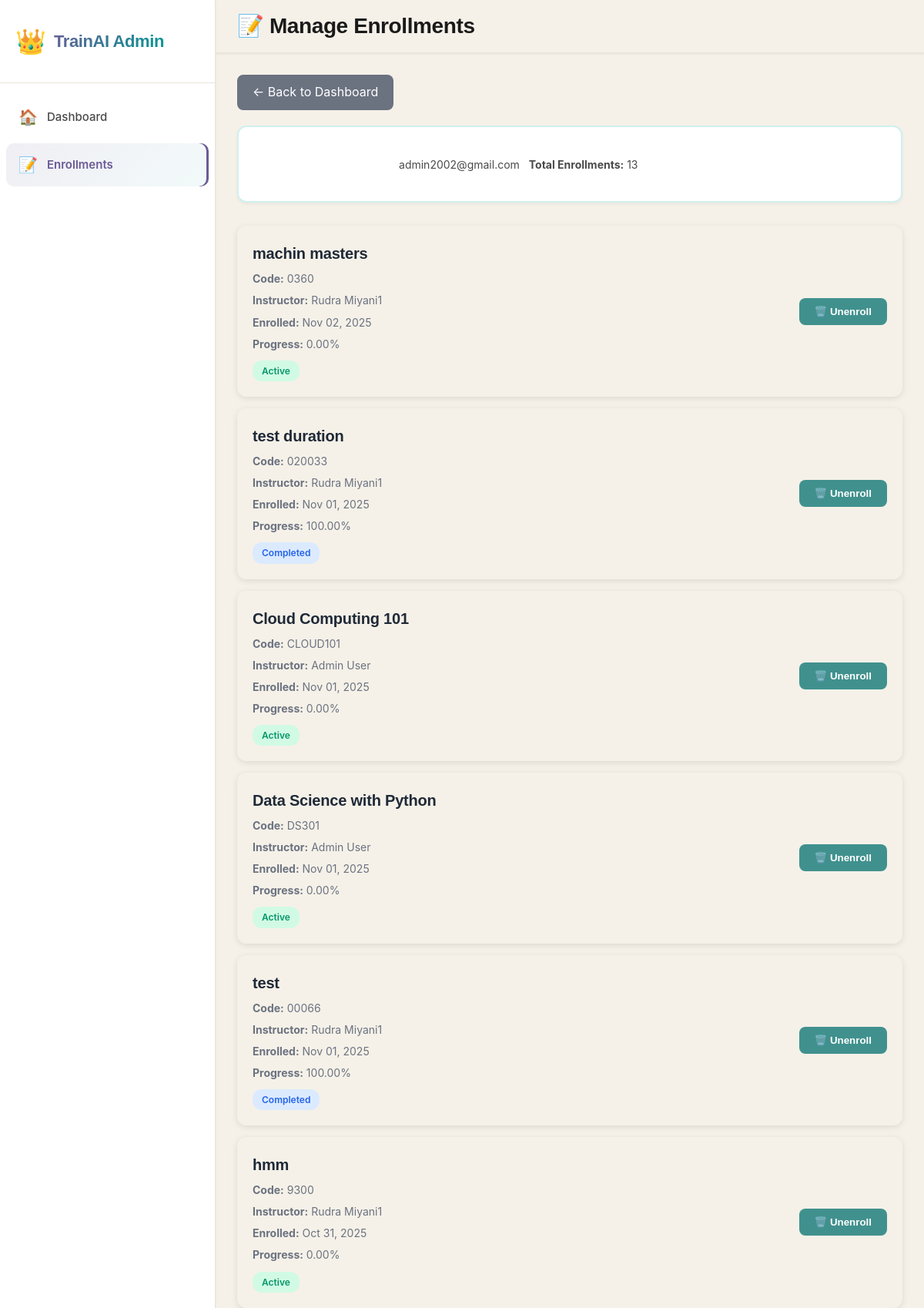
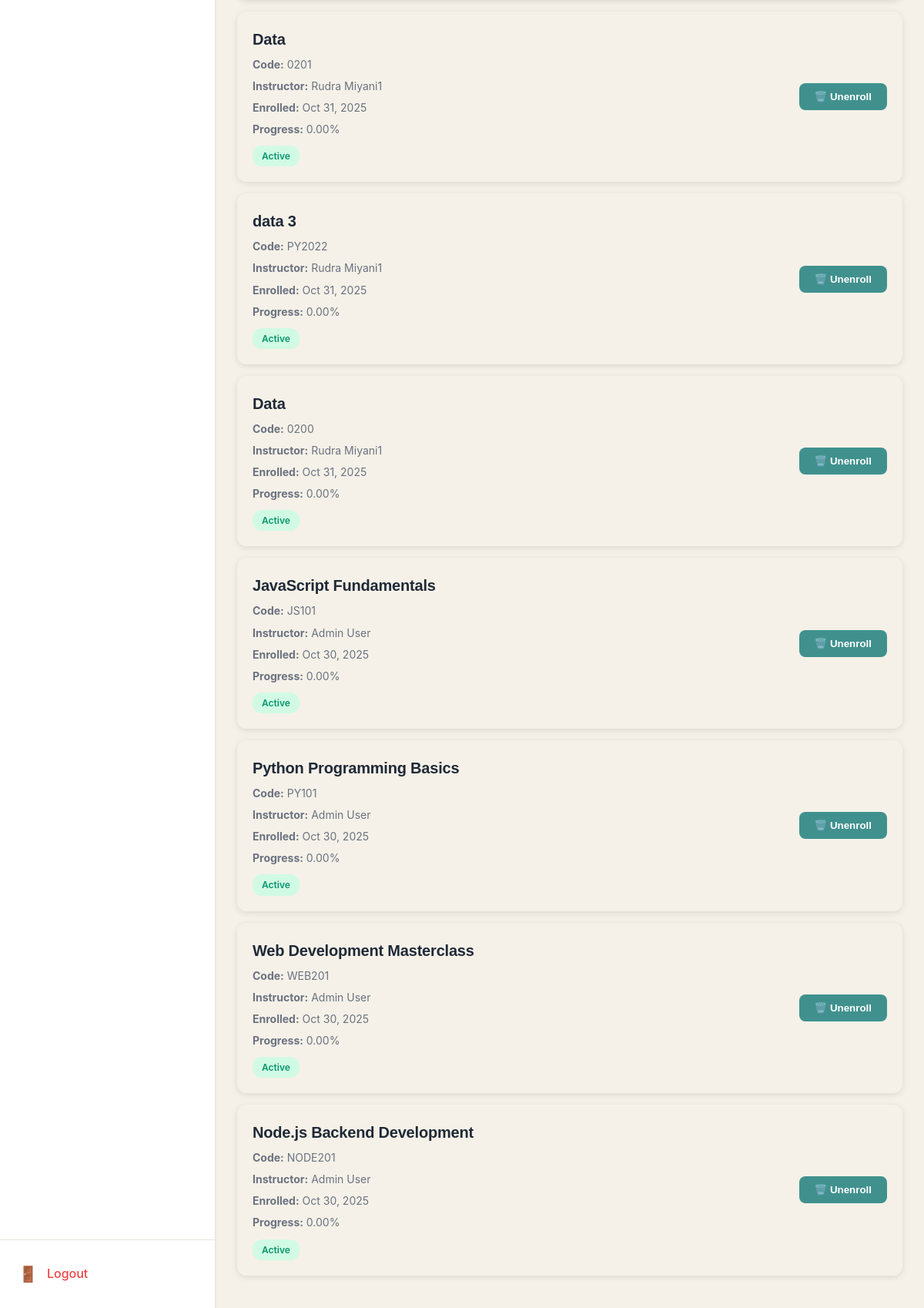
/dashboard/admin/user-enrollments.php?user_id=2 (signed in), run on the app's committed database (2 pictures, top to bottom).
### tables this page shows
CREATE TABLE `users` (
  `user_id` int(11) NOT NULL,
  `first_name` varchar(50) NOT NULL,
  `last_name` varchar(50) NOT NULL,
  `email` varchar(100) NOT NULL,
  `password` varchar(255) DEFAULT NULL,
  `oauth_provider` varchar(20) DEFAULT NULL,
  `oauth_id` varchar(255) DEFAULT NULL,
  `role` enum('trainee','trainer','admin') NOT NULL DEFAULT 'trainee',
  `created_at` timestamp NOT NULL DEFAULT current_timestamp(),
  `last_login` timestamp NULL DEFAULT NULL,
  `status` enum('active','inactive') DEFAULT 'active'
);

CREATE TABLE `course_enrollments` (
  `enrollment_id` int(11) NOT NULL,
  `user_id` int(11) NOT NULL,
  `course_id` int(11) NOT NULL,
  `progress_percentage` decimal(5,2) DEFAULT 0.00,
  `last_accessed` timestamp NOT NULL DEFAULT current_timestamp() ON UPDATE current_timestamp(),
  `enrolled_at` timestamp NOT NULL DEFAULT current_timestamp(),
  `status` enum('active','completed','paused') DEFAULT 'active'
);

CREATE TABLE `courses` (
  `course_id` int(11) NOT NULL,
  `course_name` varchar(200) NOT NULL,
  `course_code` varchar(50) DEFAULT NULL,
  `instructor_id` int(11) DEFAULT NULL,
  `description` text DEFAULT NULL,
  `instructor_name` varchar(100) DEFAULT NULL,
  `difficulty` varchar(20) DEFAULT NULL,
  `duration_hours` int(11) DEFAULT NULL,
  `thumbnail_url` varchar(255) DEFAULT NULL,
  `rating` decimal(3,1) DEFAULT NULL,
  `total_ratings` int(11) DEFAULT 0,
  `category` varchar(100) DEFAULT NULL,
  `is_recommended` tinyint(1) DEFAULT 0,
  `created_at` timestamp NOT NULL DEFAULT current_timestamp()
);

### dashboard/admin/user-enrollments.php (the view, shortened to what this page needs)
<?php
$user_id = $_GET['user_id'] ?? null;
try {
    $pdo = getDBConnection();
    $stmt = $pdo->prepare("SELECT first_name, last_name, email FROM users WHERE user_id = ?");
    $stmt->execute([$user_id]);
    $user = $stmt->fetch();
    $stmt = $pdo->prepare("
        SELECT ce.*, c.course_name, c.course_code,
               CONCAT(u.first_name, ' ', u.last_name) as instructor_name
        FROM course_enrollments ce
        JOIN courses c ON ce.course_id = c.course_id
        LEFT JOIN users u ON c.instructor_id = u.user_id
        WHERE ce.user_id = ?
        ORDER BY ce.enrolled_at DESC
    ");
    $stmt->execute([$user_id]);
    $enrollments = $stmt->fetchAll();
} catch (PDOException $e) {
    error_log("Enrollment fetch error: " . $e->getMessage());
    $enrollments = [];
}
?>
<!DOCTYPE html>
<html lang="en">
<head>
    <link rel="stylesheet" href="../../assets/css/dashboard.css">
</head>
<body>
    <div class="sidebar">
        <div class="sidebar-header">
            <a href="../../dashboard/admin/" class="sidebar-logo">
                <span class="logo-icon">👑</span>
                <span class="logo-text">TrainAI Admin</span>
            </a>
        </div>
        <nav class="sidebar-nav">
            <a href="../../dashboard/admin/" class="nav-item">
                <span class="nav-icon">🏠</span>
                <span class="nav-text">Dashboard</span>
            </a>
            <a href="../../dashboard/admin/enrollments.php" class="nav-item active">
                <span class="nav-icon">📝</span>
                <span class="nav-text">Enrollments</span>
            </a>
        </nav>
        <div class="sidebar-footer">
            <a href="../../logout.php" class="logout-btn">
                <span class="nav-icon">🚪</span>
                <span class="nav-text">Logout</span>
            </a>
        </div>
    </div>
    <div class="main-content">
        <div class="topbar">
            <div class="topbar-left">
                <h2>📝 Manage Enrollments</h2>
            </div>
        </div>
        <div class="dashboard-container">
            <a href="index.php" class="back-btn">← Back to Dashboard</a>
            <div class="user-info">
                <h2><?php echo htmlspecialchars($user['first_name'] . ' ' . $user['last_name']); ?></h2>
                <p><?php echo htmlspecialchars($user['email']); ?></p>
                <p><strong>Total Enrollments:</strong> <?php echo count($enrollments); ?></p>
            </div>
            <?php if (count($enrollments) > 0): ?>
                <?php foreach ($enrollments as $enrollment): ?>
                    <div class="enrollment-card">
                        <div class="enrollment-info">
                            <h3><?php echo htmlspecialchars($enrollment['course_name']); ?></h3>
                            <p><strong>Code:</strong> <?php echo htmlspecialchars($enrollment['course_code']); ?></p>
                            <p><strong>Instructor:</strong> <?php echo htmlspecialchars($enrollment['instructor_name'] ?? 'N/A'); ?></p>
                            <p><strong>Enrolled:</strong> <?php echo date('M d, Y', strtotime($enrollment['enrolled_at'])); ?></p>
                            <p><strong>Progress:</strong> <?php echo $enrollment['progress_percentage']; ?>%</p>
                            <span class="status-badge status-<?php echo $enrollment['status']; ?>">
                                <?php echo ucfirst($enrollment['status']); ?>
                            </span>
                        </div>
                        <button class="unenroll-btn" onclick="unenrollUser(<?php echo $enrollment['enrollment_id']; ?>, '<?php echo htmlspecialchars($enrollment['course_name']); ?>')">
                            🗑️ Unenroll
                        </button>
                    </div>
                <?php endforeach; ?>
            <?php endif; ?>
        </div>
    </div>
</body>
</html>

### dashboard/admin/user-enrollments.php (style rules this page uses)
.back-btn { background: #6b7280; color: white; padding: 10px 20px; border: none; border-radius: 8px; text-decoration: none; display: inline-block; margin-bottom: 20px; }
.user-info { background: linear-gradient(135deg, #667eea 0%, #764ba2 100%); color: white; padding: 25px; border-radius: 12px; margin-bottom: 30px; }
.user-info h2 { margin: 0 0 10px 0; }
.enrollment-card { background: white; padding: 20px; border-radius: 12px; box-shadow: 0 2px 8px rgba(0,0,0,0.1); margin-bottom: 15px; display: flex; justify-content: space-between; align-items: center; }
.enrollment-info h3 { margin: 0 0 5px 0; color: #1f2937; }
.enrollment-info p { margin: 5px 0; color: #6b7280; font-size: 14px; }
.unenroll-btn { background: #dc2626; color: white; padding: 10px 20px; border: none; border-radius: 8px; cursor: pointer; font-weight: 600; }
.status-badge { padding: 4px 12px; border-radius: 12px; font-size: 12px; font-weight: 600; display: inline-block; margin-top: 5px; }
.status-active { background: #d1fae5; color: #059669; }
.status-completed { background: #dbeafe; color: #2563eb; }

### data on the page
users: email "admin2002@gmail.com"
course_enrollments: course.course_name "machin masters", course.course_code "0360", instructor_name "Rudra Miyani1", enrolled_at "Nov 02, 2025", progress_percentage "0.00", status "Active"
course_enrollments: course.course_name "test duration", course.course_code "020033", instructor_name "Rudra Miyani1", enrolled_at "Nov 01, 2025", progress_percentage "100.00", status "Completed"
course_enrollments: course.course_name "Cloud Computing 101", course.course_code "CLOUD101", instructor_name "Admin User", enrolled_at "Nov 01, 2025", progress_percentage "0.00", status "Active"
course_enrollments: course.course_name "Data Science with Python", course.course_code "DS301", instructor_name "Admin User", enrolled_at "Nov 01, 2025", progress_percentage "0.00", status "Active"
course_enrollments: course.course_name "test", course.course_code "00066", instructor_name "Rudra Miyani1", enrolled_at "Nov 01, 2025", progress_percentage "100.00", status "Completed"
course_enrollments: course.course_name "hmm", course.course_code "9300", instructor_name "Rudra Miyani1", enrolled_at "Oct 31, 2025", progress_percentage "0.00", status "Active"
course_enrollments: course.course_name "Data", course.course_code "0201", instructor_name "Rudra Miyani1", enrolled_at "Oct 31, 2025", progress_percentage "0.00", status "Active"
course_enrollments: course.course_name "data 3", course.course_code "PY2022", instructor_name "Rudra Miyani1", enrolled_at "Oct 31, 2025", progress_percentage "0.00", status "Active"
course_enrollments: course.course_name "Data", course.course_code "0200", instructor_name "Rudra Miyani1", enrolled_at "Oct 31, 2025", progress_percentage "0.00", status "Active"
course_enrollments: course.course_name "JavaScript Fundamentals", course.course_code "JS101", instructor_name "Admin User", enrolled_at "Oct 30, 2025", progress_percentage "0.00", status "Active"
course_enrollments: course.course_name "Python Programming Basics", course.course_code "PY101", instructor_name "Admin User", enrolled_at "Oct 30, 2025", progress_percentage "0.00", status "Active"
course_enrollments: course.course_name "Web Development Masterclass", course.course_code "WEB201", instructor_name "Admin User", enrolled_at "Oct 30, 2025", progress_percentage "0.00", status "Active"
course_enrollments: course.course_name "Node.js Backend Development", course.course_code "NODE201", instructor_name "Admin User", enrolled_at "Oct 30, 2025", progress_percentage "0.00", status "Active"

### other printed values
count($enrollments) "13"
